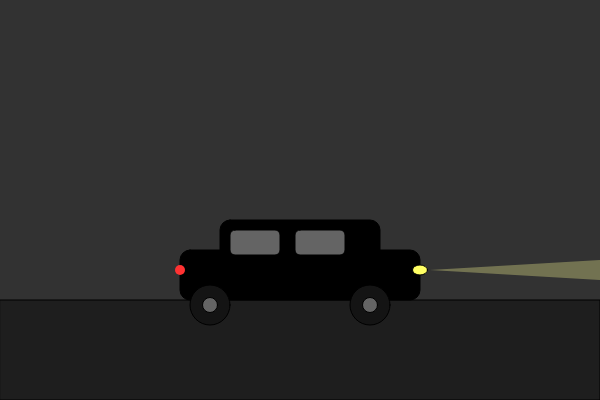
Frame 1 (no input)
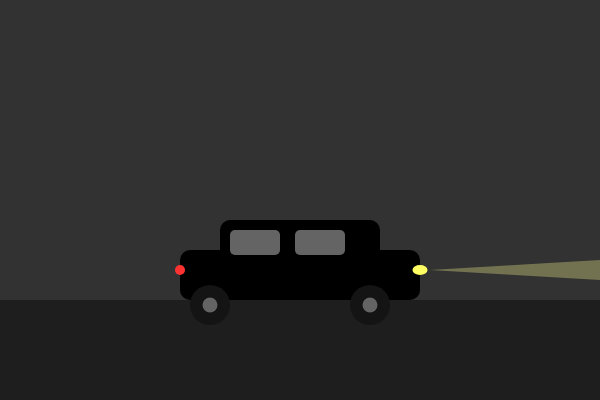
Frame 60 (no input)
Frame 120 (the mouse pressed at the canvas centre since frame 60): identical to frame 60, image omitted

The p5.js sketch that drew these frames (run headless with seeded random() and noise() and a simulated clock; from frame 60 on, the mouse is pressed at the canvas centre):

// p5.js sketch
// ── sketch.js
function setup() {
  createCanvas(600, 400);
  background(50);
}

function draw() {
  background(50);


  fill(30);
  rect(0, 300, width, 100);

  // Car body
  fill(0);
  rect(180, 250, 240, 50, 10);       // main body code
  rect(220, 220, 160, 40, 10);       // top body code

  // Windows
  fill(100);
  rect(230, 230, 50, 25, 5);
  rect(295, 230, 50, 25, 5);

  // Wheels
  fill(20);
  ellipse(210, 305, 40, 40);
  ellipse(370, 305, 40, 40);

  // Wheel caps
  fill(100);
  ellipse(210, 305, 15, 15);
  ellipse(370, 305, 15, 15);

  // Headlights
  fill(255, 255, 100);
  ellipse(420, 270, 15, 10);
  fill(255, 255, 150, 80);  // light beam
  noStroke();
  triangle(430, 270, 600, 260, 600, 280);

  // Tail lights
  fill(255, 50, 50);
  ellipse(180, 270, 10, 10);
}
